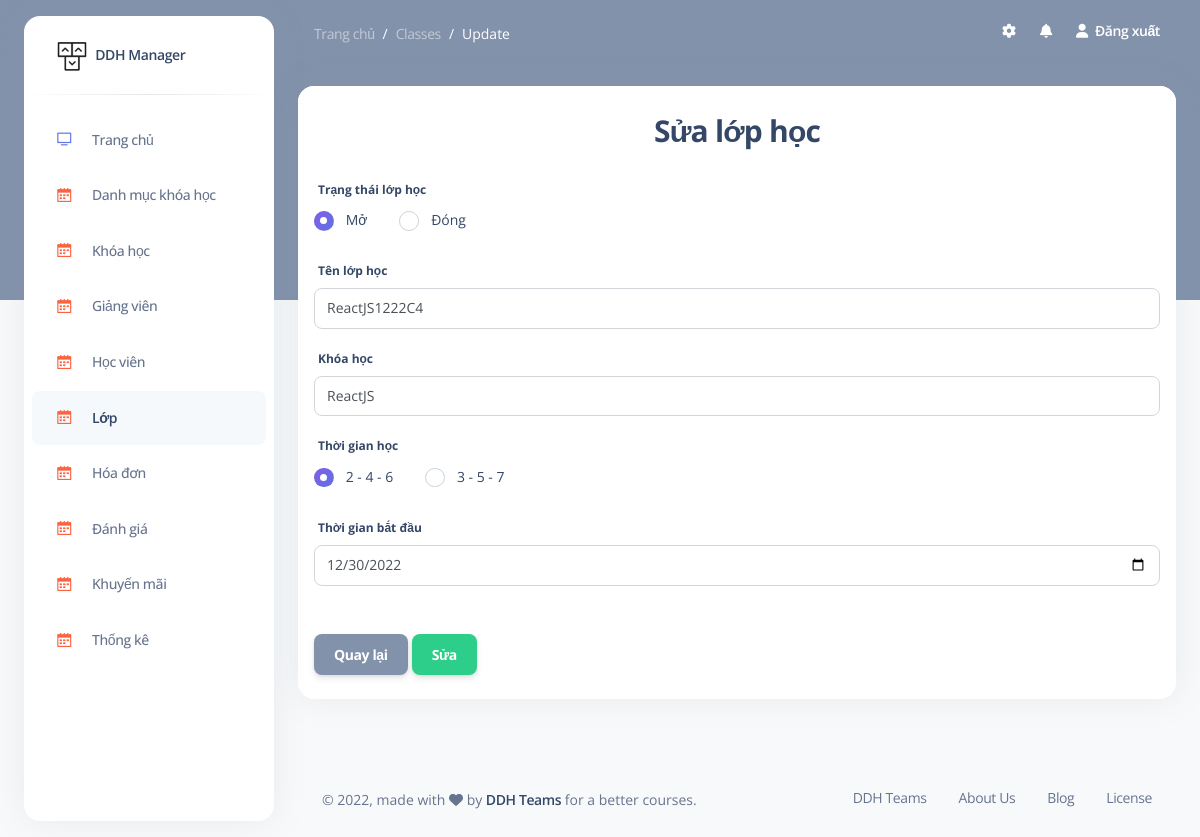
The page /admin/classes/update/9 (signed in) on the database its author committed.
### tables this page shows
CREATE TABLE `classes` (
                           `id` int NOT NULL,
                           `name_class` varchar(255) DEFAULT NULL,
                           `id_course` int DEFAULT NULL,
                           `id_teacher` int DEFAULT NULL,
                           `slot` int DEFAULT '3',
                           `time_learn` tinyint DEFAULT NULL,
                           `time_start` date DEFAULT NULL,
                           `time_end` date DEFAULT NULL,
                           `status_class` tinyint DEFAULT '0'
);

### models/admin/classes.php (called while the page is built, shortened)
<?php
    function class_detail($id){
        $sql = "SELECT *
                FROM classes
                INNER JOIN teachers ON classes.id_teacher = teachers.id
                INNER JOIN courses ON courses.id = classes.id_course
                WHERE classes.id = ?
             ";
        return query_one($sql,$id);
    }
?>

### models/process_db.php (called while the page is built, shortened)
<?php
    function connect(){
        $conn = null;
        try {
            $conn = new PDO("mysql:host=".DB_HOST.";dbname=".DB_NAME."", DB_USER, DB_PASS);
            $conn->setAttribute(PDO::ATTR_ERRMODE, PDO::ERRMODE_EXCEPTION);
        }catch(PDOException $e){
            echo "Connection failed: " . $e->getMessage();
        }
        return $conn;
    }
    function query($sql){
        $sql_args = array_slice(func_get_args(), 1);
        try {
            $stmt = connect()->prepare($sql);
            $stmt->execute($sql_args);
            $rows = $stmt->fetchAll();
            return $rows;
        } catch (PDOException $e) {
            throw $e;
        }
    }
    function query_one($sql){
        $sql_args = array_slice(func_get_args(), 1);
        try {
            $stmt = connect()->prepare($sql);
            $stmt->execute($sql_args);
            $row = $stmt->fetch(PDO::FETCH_ASSOC);
            return $row;
        } catch (PDOException $e) {
            throw $e;
        }
    }
?>

### models/admin/courses.php (called while the page is built, shortened)
<?php
    function courses_read(){
        $sql = "SELECT courses.*,categories.name_category
            FROM `courses`
            INNER JOIN categories ON courses.id_category = categories.id
        ";
        return query($sql);
    }
?>

### views/admin/classes/update.php (the view, shortened to what this page needs)
<section class="container-fluid py-4">
    <div class="row">
        <div class="col-12">
            <div class="card mb-4">
                <div class="card-header pb-0">
                    <div class="text-center">
                        <h3>Sửa lớp học</h3>
                    </div>
                </div>
                <div class="card-body px-0 pt-0 pb-2">
                    <div class="p-3">
                        <form action="<?= CLASSES ?>/edit/<?= $update_class['id'] ?>" method="post" id="form-1" enctype="multipart/form-data">
                            <div class="form-group">
                                <label for="time_learn" class="form-label">
                                    Trạng thái lớp học
                                </label>
                                <div class="d-flex">
                                    <div class="form-check">
                                        <input class="form-check-input" type="radio" name="status_class" id="statusClass1" value="0" <?= $update_class['status_class'] == 0 ? "checked" : "" ?>>
                                        <label class="form-check-label" for="statusClass1">
                                            Mở
                                        </label>
                                    </div>
                                    <div class="form-check">
                                        <input class="form-check-input" type="radio" name="status_class" id="statusClass2" value="1" <?= $update_class['status_class'] == 1 ? "checked" : "" ?>>
                                        <label class="form-check-label" for="statusClass2">
                                            Đóng
                                        </label>
                                    </div>
                                </div>
                            </div>
                            <div class="form-group ">
                                <label for="name_class" class="form-label">Tên lớp học</label>
                                <input type="text" name="name_class" id="name_class" class="form-control" value="<?= $update_class['name_class'] ?>">
                            </div>
                            <div class="form-group ">
                                <label for="id_category" class="form-label">Khóa học</label>
                                <select name="id_category" id="id_category" class="form-control">
                                    <?php foreach($courses_read as $key => $values): ?>
                                        <option <?= $update_class['name_course'] == $values['name_course'] ? "selected" : "" ?>  value="<?= $values['id'] ?>"><?= $values['name_course'] ?></option>
                                    <?php endforeach; ?>
                                </select>
                            </div>
                            <div class="form-group">
                                <label for="time_learn" class="form-label">
                                    Thời gian học
                                </label>
                                <div class="d-flex">
                                    <div class="form-check">
                                        <input class="form-check-input" type="radio" name="time_learn" id="statusCourse1" value="0" <?= $update_class['time_learn'] == 0 ? "checked" : "" ?>>
                                        <label class="form-check-label" for="statusCourse1">
                                            2 - 4 - 6
                                        </label>
                                    </div>
                                    <div class="form-check">
                                        <input class="form-check-input" type="radio" name="time_learn" id="statusCourse2" value="1" <?= $update_class['time_learn'] == 1 ? "checked" : "" ?>>
                                        <label class="form-check-label" for="statusCourse2">
                                            3 - 5 - 7
                                        </label>
                                    </div>
                                </div>
                            </div>
                            <div class="form-group ">
                                <label for="time_start" class="form-label">Thời gian bắt đầu</label>
                                <input type="date" name="time_start" id="time_start" class="form-control" value="<?= $update_class['time_start'] ?>" required>
                            </div>
                            <div class="mt-5">
                                <a href="<?= CLASSES ?>" class="btn btn-secondary">Quay lại</a>
                                <button class="btn btn-success" name="create_course" type="submit">Sửa</button>
                            </div>
                        </form>
                    </div>
                </div>
            </div>
        </div>
    </div>
</section>

### admin.php (style rules this page uses)
.btn { margin-bottom: 0 !important; }

### rows shown on the page
classes: status_class "☑ Mở", status_class "☐ Đóng", name_class "ReactJS1222C4", time_learn "☑ 2 - 4 - 6", time_learn "☐ 3 - 5 - 7", time_start "12/30/2022"

### other values the page prints
$_GET['module'] "Classes"
$_GET['act'] "Update"
form field id_category "ReactJS"
